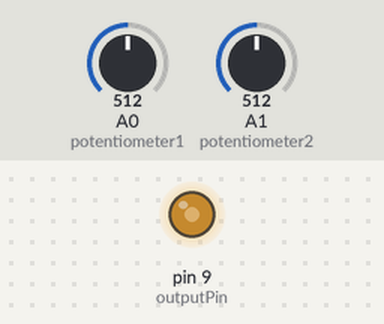
Recording of a sketch running on a simulated Arduino Uno, built with avr-gcc and run on an emulated ATmega328P. Parts: output pins drawn as LEDs (lit = HIGH). The test bench sets the inputs (shaded band); at power-on: A0 (potentiometer1) = 512, A1 (potentiometer2) = 512.

Above: at 1.2 s.
1.3 s: A0 (potentiometer1) set to 716
At 2.2 s:
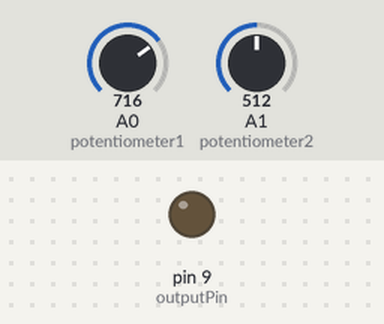
2.9 s: A1 (potentiometer2) set to 639
4.4 s: A1 (potentiometer2) set to 667
At 5.6 s:
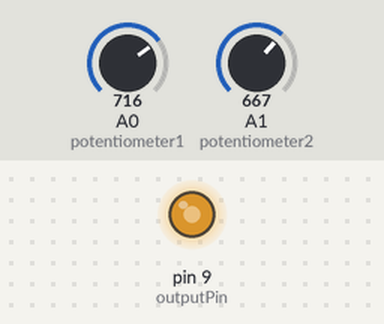
5.9 s: A1 (potentiometer2) set to 511
At 6.9 s:
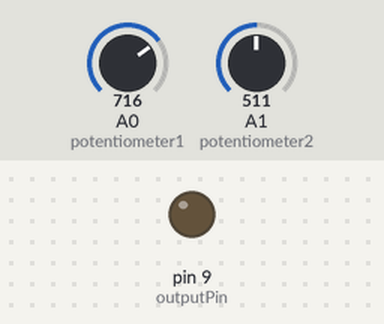
7.5 s: A0 (potentiometer1) set to 576
9.0 s: A0 (potentiometer1) set to 552
At 10.4 s:
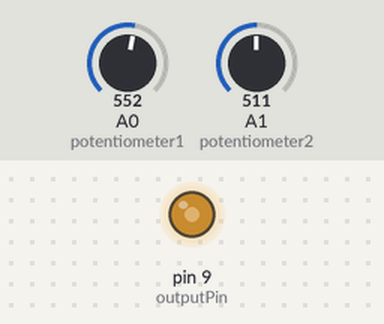
Timing chart, 0 to 11.5 s (numbered marks = the images above; inputs shaded):
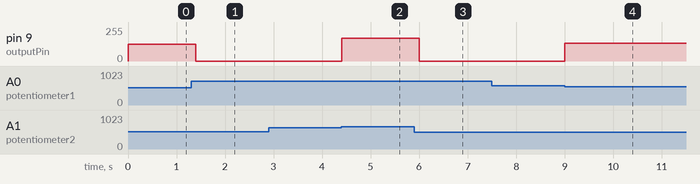

Measured:
- the behaviour switches between 650 and 651 on A1 (potentiometer2) (found by bisection; images 1 and 2)
- the behaviour switches between 563 and 562 on A0 (potentiometer1) (found by bisection; images 3 and 4)
- after the input at 1.3 s, pin 9 (outputPin): 127/255 → 0/255 after 0.10 s
- after the input at 2.9 s, every drawn part: stays the same
- after the input at 4.4 s, pin 9 (outputPin): 0/255 → 172/255 at once
- after the input at 5.9 s, pin 9 (outputPin): 172/255 → 0/255 after 0.10 s
- after the input at 7.5 s, every drawn part: stays the same
- after the input at 9.0 s, pin 9 (outputPin): 0/255 → 132/255 at once

The sketch:

Code.ino
```cpp
const int potentiometer1 = A0;
const int potentiometer2 = A1;
const int outputPin = 9;
unsigned long timeStart = 0;

void setup() { // put your setup code here, to run once:
  pinMode(potentiometer1, INPUT);
  pinMode(potentiometer2, INPUT);
  pinMode(outputPin, OUTPUT);
  timeStart = millis(); //starts the timer
}

void loop() { // put your main code here, to run repeatedly:

  int voltage1 = analogRead(potentiometer1);
  int voltage2 = analogRead(potentiometer2);

  // Convert the 10-bit analog reading (which goes from 0 - 1023) to a voltage (0 - 5V):
  float voltage1Converted = voltage1 * (5.0 / 1023.0);
  float voltage2Converted = voltage2 * (5.0 / 1023.0);

  if (voltage1Converted <= (voltage2Converted * 1.1) && voltage1Converted >= (voltage2Converted * 0.9)) {

    float averageVoltage = (voltage1Converted + voltage2Converted) / 2.0;

    // Map the average voltage (0 - 5V) to a PWM value (0 - 255):
    int outputValue = averageVoltage * (255.0 / 5.0);

    analogWrite(outputPin, outputValue);

    timeStart = millis(); //resets the timer if an implausability hasn't happened

  } else if (millis() - timeStart > 100) { //implausability

    //Shut down power to the motor
    analogWrite(outputPin, 0); //[don't know if this is correct]

  }

}
```
